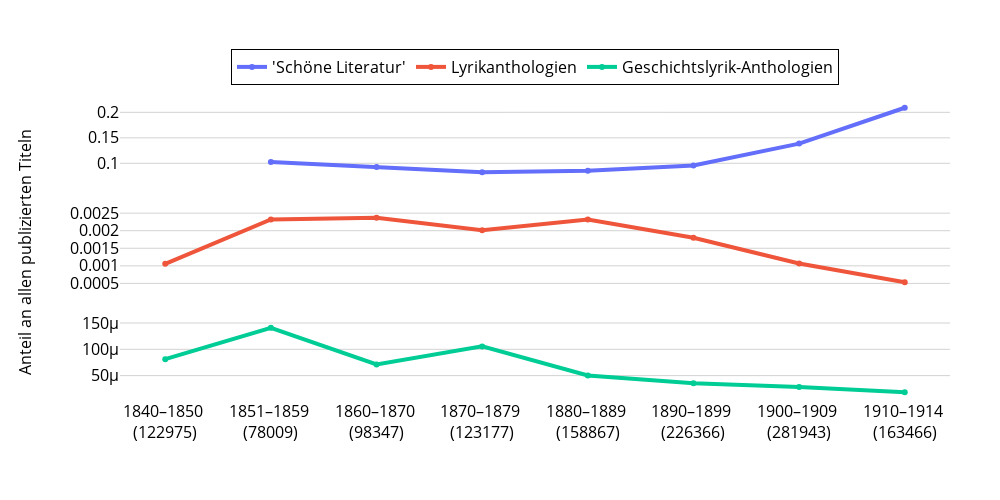

Notebook code cell kept with this figure:
### Code cell
from plotly.subplots import make_subplots
import plotly.graph_objects as go

meta_plot = anth_overview

# für 1840er 1840–1850 einbeziehen
meta_plot.at[1840, 'Geschichtslyrik_firsted'] = (
    meta
    .query("corpus == 'anth'")
    .query("1840 <= anthology_year_first_ed <= 1850")
    .drop_duplicates(subset = 'anthology')
)['anthology'].nunique()

meta_plot.at[1840, 'AllTitles_kastner'] = np.sum([kastner_all[x] for x in kastner_all if 1840 <= x <= 1850])

all_anth = [haentzschel_firsteds.get(key) for key in range(1840, 1851)]
all_anth = [item for sublist in all_anth for item in sublist]
meta_plot.at[1840, 'AllAnth_firsted_haentzschel'] = len(all_anth)

meta_plot.at[1840, "SchoeneLiteratur_kastner"] = float('NaN')

# für 1850er 1851–1859 einbeziehen
meta_plot.at[1850, 'Geschichtslyrik_firsted'] = (
    meta
    .query("corpus == 'anth'")
    .query("1851 <= anthology_year_first_ed <= 1859")
    .drop_duplicates(subset = 'anthology')
)['anthology'].nunique()

meta_plot.at[1850, 'AllTitles_kastner'] = np.sum([kastner_all[x] for x in kastner_all if 1851 <= x <= 1859])

all_anth = [haentzschel_firsteds.get(key) for key in range(1851, 1860)]
all_anth = [item for sublist in all_anth for item in sublist]
meta_plot.at[1850, 'AllAnth_firsted_haentzschel'] = len(all_anth)

# für 1910er 1910–1914 einbeziehen
meta_plot.at[1910, 'Geschichtslyrik_firsted'] = (
    meta
    .query("corpus == 'anth'")
    .query("1910 <= anthology_year_first_ed <= 1914")
    .drop_duplicates(subset = 'anthology')
)['anthology'].nunique()

meta_plot.at[1910, 'AllTitles_kastner'] = np.sum([kastner_all[x] for x in kastner_all if 1910 <= x <= 1914])

meta_plot = meta_plot.loc[1840:1910].copy()

meta_plot["'Schöne Literatur'"] = meta_plot['SchoeneLiteratur_kastner'] / meta_plot['AllTitles_kastner']
meta_plot['Alle Lyrik-Anthologien (Häntzschel)'] = meta_plot['AllAnth_firsted_haentzschel'] / meta_plot['AllTitles_kastner']
meta_plot['Geschichtslyrik-Anthologien'] = meta_plot['Geschichtslyrik_firsted'] / meta_plot['AllTitles_kastner']

meta_plot.index = [
    '1840–1850', '1851–1859', '1860–1870', '1870–1879', 
    '1880–1889', '1890–1899', '1900–1909', '1910–1914'
]
meta_plot.index = [f"{x} <br>({int(v)})" for x, v in zip(meta_plot.index, meta_plot['AllTitles_kastner'])]

fig = make_subplots(rows=3, cols=1, shared_xaxes=True, y_title='Anteil an allen publizierten Titeln <br> <br>  ',)

fig.update_layout(
    legend=dict(font=dict(size=16), tracegroupgap=5),
)

fig.append_trace(go.Scatter(
    x=meta_plot.index,
    y=meta_plot["'Schöne Literatur'"],
    name = "'Schöne Literatur'"
), row=1, col=1)

fig.append_trace(go.Scatter(
    x=meta_plot.index,
    y=meta_plot["Alle Lyrik-Anthologien (Häntzschel)"],
    name = "Lyrikanthologien"
), row=2, col=1)

fig.append_trace(go.Scatter(
    x=meta_plot.index,
    y=meta_plot["Geschichtslyrik-Anthologien"],
    name = "Geschichtslyrik-Anthologien"
), row=3, col=1)

fig.update_xaxes(row=3, col=1, tickfont=dict(size=16))
fig.update_yaxes(row=1, col=1, tickfont=dict(size=16), title_standoff=300)
fig.update_yaxes(row=2, col=1, tickfont=dict(size=16), title_standoff=300)
fig.update_yaxes(row=3, col=1, tickfont=dict(size=16), title_standoff=300)
fig.update_traces(line=dict(width=4))

fig.update_layout(legend=dict(
    orientation="h",
    yanchor="bottom",
    y=1.05,
    xanchor="center",
    x=0.5),
                  margin=dict(t=100, b=100, l=120, r=50)
                 )
fig.update_layout(width = 1000, height = 500)
fig = update_fig_for_publication(fig)
fig.update_yaxes(gridcolor="lightgray", showgrid=True)
fig.write_image(f"plots/4 Relative Häufigkeit ‚Schöne Literatur‘, Lyrik- und Geschichtslyrik-Anthologien.pdf")
fig.show()

### Figure 1 — Plotly figure (JSON) as saved in the notebook; plotly's stock layout.template omitted (floating-point values rounded to 4 significant figures)
{"data": [{"line": {"width": 4}, "name": "'Schöne Literatur'", "type": "scatter", "x": ["1840–1850 <br>(122975)", "1851–1859 <br>(78009)", "1860–1870 <br>(98347)", "1870–1879 <br>(123177)", "1880–1889 <br>(158867)", "1890–1899 <br>(226366)", "1900–1909 <br>(281943)", "1910–1914 <br>(163466)"], "xaxis": "x", "y": [null, 0.1027, 0.09289, 0.08244, 0.0853, 0.09591, 0.1387, 0.209], "yaxis": "y"}, {"line": {"width": 4}, "name": "Lyrikanthologien", "type": "scatter", "x": ["1840–1850 <br>(122975)", "1851–1859 <br>(78009)", "1860–1870 <br>(98347)", "1870–1879 <br>(123177)", "1880–1889 <br>(158867)", "1890–1899 <br>(226366)", "1900–1909 <br>(281943)", "1910–1914 <br>(163466)"], "xaxis": "x2", "y": [0.001057, 0.00232, 0.002369, 0.002013, 0.002316, 0.001798, 0.001068, 0.0005322], "yaxis": "y2"}, {"line": {"width": 4}, "name": "Geschichtslyrik-Anthologien", "type": "scatter", "x": ["1840–1850 <br>(122975)", "1851–1859 <br>(78009)", "1860–1870 <br>(98347)", "1870–1879 <br>(123177)", "1880–1889 <br>(158867)", "1890–1899 <br>(226366)", "1900–1909 <br>(281943)", "1910–1914 <br>(163466)"], "xaxis": "x3", "y": [8.132e-05, 0.000141, 7.118e-05, 0.0001055, 5.036e-05, 3.534e-05, 2.837e-05, 1.835e-05], "yaxis": "y3"}], "layout": {"annotations": [{"font": {"size": 16}, "showarrow": false, "text": "Anteil an allen publizierten Titeln <br> <br>  ", "textangle": -90, "x": 0, "xanchor": "right", "xref": "paper", "xshift": -40, "y": 0.5, "yanchor": "middle", "yref": "paper"}], "font": {"color": "black"}, "height": 500, "legend": {"bordercolor": "black", "borderwidth": 1, "font": {"size": 16}, "orientation": "h", "tracegroupgap": 5, "x": 0.5, "xanchor": "center", "y": 1.05, "yanchor": "bottom"}, "margin": {"b": 100, "l": 120, "r": 50, "t": 100}, "paper_bgcolor": "white", "plot_bgcolor": "white", "width": 1000, "xaxis": {"anchor": "y", "color": "black", "domain": [0, 1], "gridcolor": "white", "matches": "x3", "showgrid": false, "showticklabels": false}, "xaxis2": {"anchor": "y2", "domain": [0, 1], "matches": "x3", "showticklabels": false}, "xaxis3": {"anchor": "y3", "domain": [0, 1], "tickfont": {"size": 16}}, "yaxis": {"anchor": "x", "color": "black", "domain": [0.7333, 1], "gridcolor": "lightgray", "showgrid": true, "tickfont": {"size": 16}, "title": {"standoff": 300}, "zerolinecolor": "lightgray"}, "yaxis2": {"anchor": "x2", "domain": [0.3667, 0.6333], "gridcolor": "lightgray", "showgrid": true, "tickfont": {"size": 16}, "title": {"standoff": 300}}, "yaxis3": {"anchor": "x3", "domain": [0, 0.2667], "gridcolor": "lightgray", "showgrid": true, "tickfont": {"size": 16}, "title": {"standoff": 300}}}}
